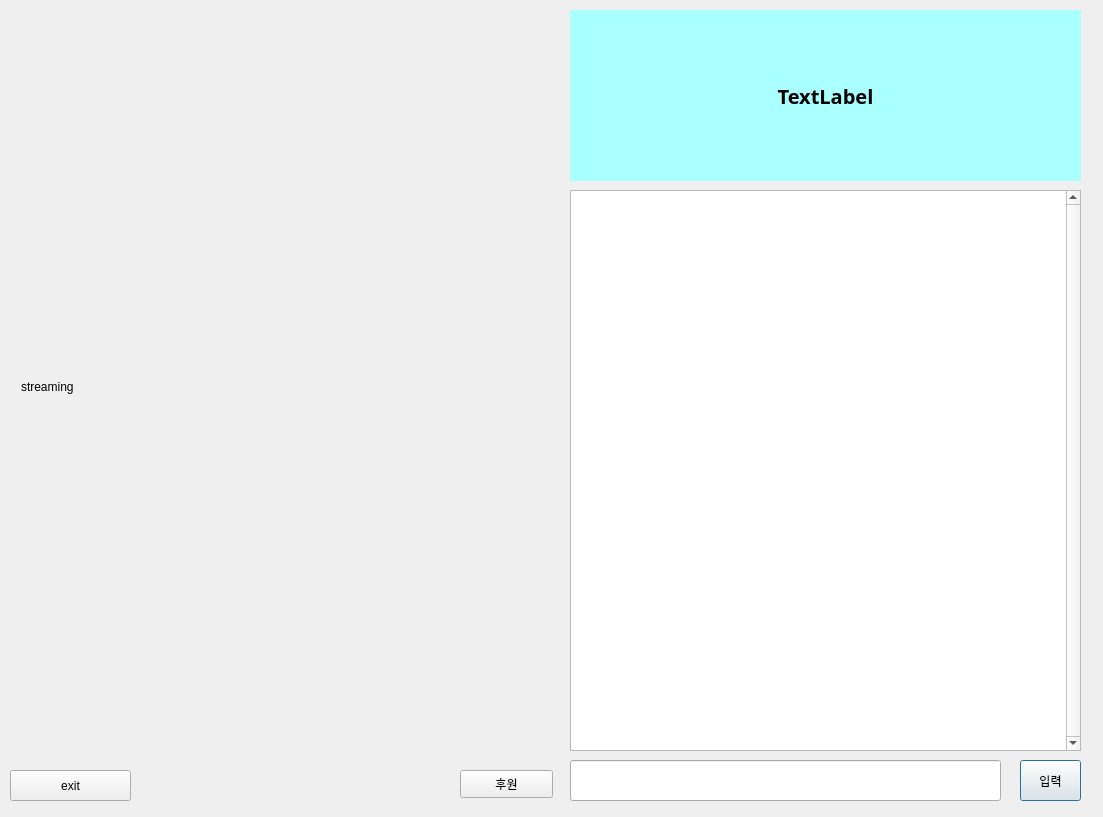
<?xml version="1.0" encoding="UTF-8"?>
<ui version="4.0">
 <class>Dialog</class>
 <widget class="QDialog" name="Dialog">
  <property name="geometry">
   <rect>
    <x>0</x>
    <y>0</y>
    <width>1103</width>
    <height>817</height>
   </rect>
  </property>
  <property name="windowTitle">
   <string>Dialog</string>
  </property>
  <property name="sizeGripEnabled">
   <bool>false</bool>
  </property>
  <widget class="QLabel" name="stream_screen">
   <property name="geometry">
    <rect>
     <x>21</x>
     <y>21</y>
     <width>541</width>
     <height>731</height>
    </rect>
   </property>
   <property name="text">
    <string>streaming</string>
   </property>
  </widget>
  <widget class="QLabel" name="donation_label">
   <property name="geometry">
    <rect>
     <x>570</x>
     <y>10</y>
     <width>511</width>
     <height>171</height>
    </rect>
   </property>
   <property name="font">
    <font>
     <family>맑은 고딕</family>
     <pointsize>15</pointsize>
     <weight>75</weight>
     <bold>true</bold>
    </font>
   </property>
   <property name="styleSheet">
    <string notr="true">background-color: rgb(170, 255, 255);</string>
   </property>
   <property name="text">
    <string>TextLabel</string>
   </property>
   <property name="alignment">
    <set>Qt::AlignCenter</set>
   </property>
  </widget>
  <widget class="QTextEdit" name="chatbox">
   <property name="geometry">
    <rect>
     <x>570</x>
     <y>190</y>
     <width>511</width>
     <height>561</height>
    </rect>
   </property>
   <property name="verticalScrollBarPolicy">
    <enum>Qt::ScrollBarAlwaysOn</enum>
   </property>
  </widget>
  <widget class="QLineEdit" name="chat_input">
   <property name="geometry">
    <rect>
     <x>570</x>
     <y>760</y>
     <width>431</width>
     <height>41</height>
    </rect>
   </property>
  </widget>
  <widget class="QPushButton" name="chat_btn">
   <property name="geometry">
    <rect>
     <x>1020</x>
     <y>760</y>
     <width>61</width>
     <height>41</height>
    </rect>
   </property>
   <property name="text">
    <string>입력</string>
   </property>
  </widget>
  <widget class="QPushButton" name="donation_btn">
   <property name="geometry">
    <rect>
     <x>460</x>
     <y>770</y>
     <width>93</width>
     <height>28</height>
    </rect>
   </property>
   <property name="text">
    <string>후원</string>
   </property>
  </widget>
  <widget class="QPushButton" name="close_btn">
   <property name="geometry">
    <rect>
     <x>10</x>
     <y>770</y>
     <width>121</width>
     <height>31</height>
    </rect>
   </property>
   <property name="text">
    <string>exit</string>
   </property>
  </widget>
 </widget>
 <resources/>
 <connections/>
</ui>
